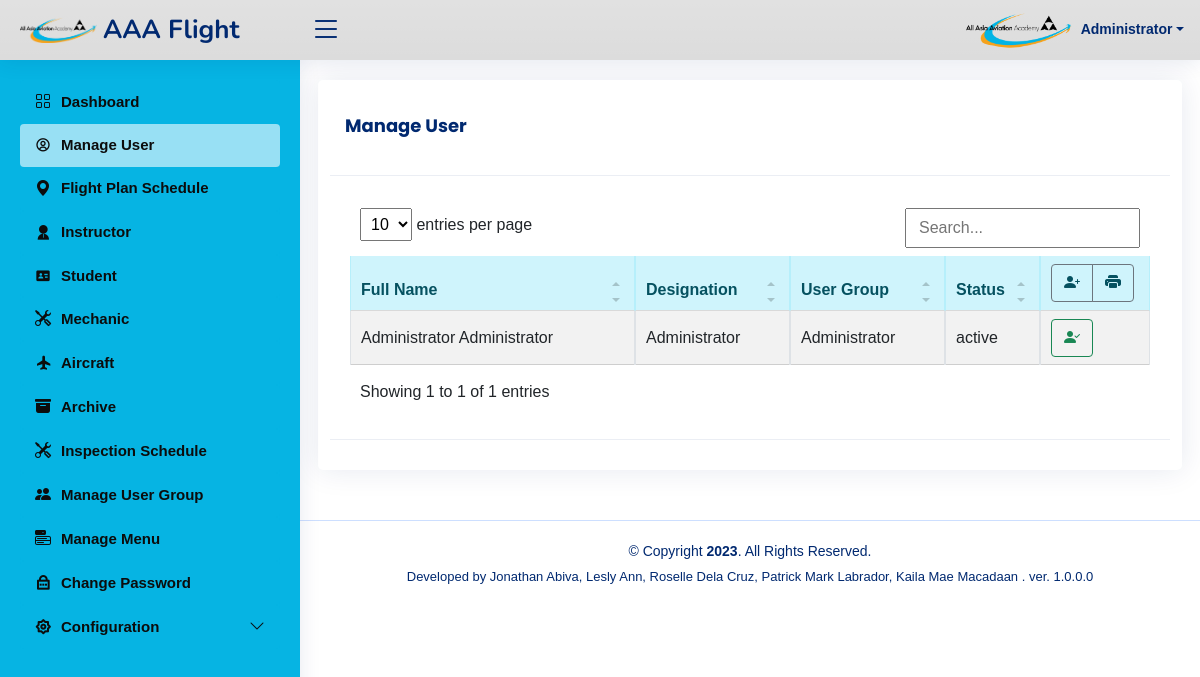
Page /aaaflight/user/user_list.php (signed in) on the committed database.
### tables this page shows
CREATE TABLE IF NOT EXISTS `user_menu` (
  `id` int NOT NULL AUTO_INCREMENT,
  `parent_id` char(5) DEFAULT NULL,
  `name` varchar(75) DEFAULT NULL,
  `href` varchar(100) DEFAULT NULL,
  `icon` varchar(100) DEFAULT NULL,
  `breadcrumbs` varchar(200) DEFAULT NULL,
  `status` varchar(10) DEFAULT NULL,
  `type` char(10) DEFAULT NULL,
  `description` varchar(100) DEFAULT NULL,
  `order` smallint DEFAULT '9999',
  PRIMARY KEY (`id`),
  KEY `id` (`id`)
);

CREATE TABLE IF NOT EXISTS `user` (
  `id` int unsigned NOT NULL AUTO_INCREMENT,
  `firstname` varchar(100) DEFAULT NULL,
  `middlename` varchar(100) DEFAULT NULL,
  `lastname` varchar(100) DEFAULT NULL,
  `extname` varchar(5) DEFAULT NULL,
  `date_of_birth` date DEFAULT NULL,
  `age` tinyint DEFAULT NULL,
  `place_of_birth` varchar(100) DEFAULT NULL,
  `nationality` varchar(50) DEFAULT NULL,
  `gender` varchar(10) DEFAULT NULL,
  `contact_no` varchar(50) DEFAULT NULL,
  `address` varchar(150) DEFAULT NULL,
  `designation` varchar(50) DEFAULT NULL,
  `blood_type` varchar(5) DEFAULT NULL,
  `contact_person` varchar(100) DEFAULT NULL,
  `contact_person_no` varchar(30) DEFAULT NULL,
  `username` varchar(50) DEFAULT NULL,
  `fil` varchar(50) DEFAULT NULL,
  `cpl` varchar(50) DEFAULT NULL,
  `ntc` varchar(50) DEFAULT NULL,
  `medl` varchar(50) DEFAULT NULL,
  `elp` varchar(50) DEFAULT NULL,
  `mecl` varchar(50) DEFAULT NULL,
  `password` varchar(200) DEFAULT NULL,
  `group` varchar(50) DEFAULT NULL,
  `status` varchar(50) DEFAULT 'active',
  `flight_status` varchar(100) DEFAULT NULL,
  `date_created` timestamp NULL DEFAULT CURRENT_TIMESTAMP,
  `date_modified` timestamp NULL DEFAULT CURRENT_TIMESTAMP ON UPDATE CURRENT_TIMESTAMP,
  PRIMARY KEY (`id`)
);

### aaaflight/connections/pdoconnect.php (called while the page is built, shortened)
<?php
		$app_title="AAA Flight";
		class DatabaseConnect{
			private $dbh;
			private $stmt;
			public function __construct(){
				$this->host      = $_ENV['host'];
				$this->user      = $_ENV['user'];
				$this->pass      = $_ENV['pass'];
				$this->dbname    = $_ENV['dbname'];
				$this->port      = $_ENV['port'];
					$dsn = 'mysql:host='.$this->host.';dbname='.$this->dbname.';port='.$this->port.';charset=utf8';
					$options = array(
						PDO::ATTR_PERSISTENT    => true,
						PDO::ATTR_ERRMODE       => PDO::ERRMODE_EXCEPTION
					);
					try{
						$this->dbh = new PDO($dsn, $this->user, $this->pass, $options);
					}
					catch(PDOException $e){
						echo '<span style="color:red;">Cannot connect to your database server or the system is temporarily down.</span>';
					}
				}
			public function query($query){
					$this->stmt = $this->dbh->prepare($query);
				}
			public function execute(){
					return $this->stmt->execute();
				}
			public function bind($param, $value, $type = null){
				if (is_null($type)) {
					switch (true) {
						case is_int($value):
							$type = PDO::PARAM_INT;
							break;
						default:
							$type = PDO::PARAM_STR;
					}
				}
				$this->stmt->bindValue($param, $value, $type);
				}
			public function rowset(){
					$this->execute();
					return $this->stmt->fetchAll(PDO::FETCH_ASSOC);
				}
			public function rowsingle(){
					$this->execute();
					return $this->stmt->fetch(PDO::FETCH_ASSOC);
				}
			public function rowcount(){
					return $this->stmt->rowCount();
				}
			public function close(){
				 try{
					$this->dbh=null;
				}  catch(PDOException $e){
						echo 'Cannot close your database connection.';
					}
				}
		}
class php_util{
	public function found_group($group,$menu_id){
	$sql_string="select r.id from `user_restriction` as `r`  where r.`group`=? and r.menu_id=?";
		$temp_db=new DatabaseConnect();
		$temp_db->query($sql_string);
		$temp_db->bind(1,$group);
		$temp_db->bind(2,$menu_id);
  		$temp_rs=$temp_db->rowsingle();
  		$found=$temp_db->rowcount();
  		if ($found>0)
  			{return 1;}
  		else
  			{return 0;}
	}
	public function get_active_menu($session_menu_name, $click_menu_name){
		if (!(strcmp($session_menu_name, $click_menu_name))){
			return 'active';
		}
	}
}

### aaaflight/admin/grant_checker.php (called while the page is built, shortened)
<?php
$phu=new php_util();
?>

### aaaflight/user/user_list.php (the view, shortened to what this page needs)
<?php require_once('../connections/pdoconnect.php'); ?>
<?php
$db=new DatabaseConnect();
$query_rs = "SELECT u.* FROM `user` u order by u.`lastname`, firstname, middlename";
$db->query($query_rs);
$rs=$db->rowset();
?>
<!DOCTYPE html>
<html lang="en">
<head>
</head>
<?php require_once('../template/phplink.php'); ?>
<body>
<?php require_once('../template/header.php'); ?>
<div class="card">
<div class="card-header"><h5 class="card-title"><strong><?php echo htmlentities($_SESSION['title']); ?></strong></h5></div>
            <div class="card-body">
<div class="row"><br></div>
<div class="table-responsive">
    <table id="tablelist" class="table table-striped table-hover table-responsive table-bordered" >
        <thead >
            <tr class="alert-info">
                <th>Full Name</th>
                <th>Designation</th>
                <th>User Group</th>
                <th>Status</th>
                <th data-sortable="false" width="110px">
                    <div class="btn-group" role="group" align="center">
                        <a href="user_new.php" class="btn btn-outline-secondary hidelink"><span class="bi-person-plus-fill"  data-toogle="tooltip" data-placement="bottom" title="New"></span> </a>
                        <a type="button" class="btn btn-outline-secondary" data-bs-toggle="modal" data-bs-target="#modalDialogPrint"><span class="bi-printer-fill"  data-toogle="tooltip" data-placement="bottom" title="Create Printable Form"></span></a>
                    </div>
                </th>
            </tr>
        </thead>
        <tbody>
<?php foreach ($rs as $rs_user){
    ?>
    <tr>
    <td class="align-middle"><?php echo htmlentities($rs_user['firstname']).' '.htmlentities($rs_user['lastname']).' '.htmlentities($rs_user['extname']); ?></td>
    <td class="align-middle"><?php echo htmlentities($rs_user['designation']); ?></td>
    <td class="align-middle"><?php echo htmlentities($rs_user['group']); ?></td>
    <td class="align-middle"><?php echo htmlentities($rs_user['status']); ?></td>
    <td  class="align-middle" width="110px">
        <div class="btn-group" role="group" align="center">
            <a href='user_update.php?recordID=<?php echo htmlentities($rs_user["id"]);?>' class="btn btn-outline-success" class="btn btn-primary " data-toogle="tooltip" data-placement="bottom" title="Update"><span class="bi-person-check-fill" ></span></a>
        </div>
    </td>
    </tr>
<?php } ?>
</tbody>
</table>
</div>
        </div>
    <div class="card-footer"></div>
</div>
<?php require_once('../template/footer.php'); ?>
</body>
</html>

### aaaflight/template/header.php (shortened to what this page needs)
<?php require_once('../connections/pdoconnect.php'); ?>
<?php
$db=new DatabaseConnect();
require_once('../admin/grant_checker.php'); ?>
<?php
    $query_rs = "SELECT *  FROM `user_menu` where `type`='m' and (id=parent_id) order by `order`,`parent_id`";
    $db->query($query_rs);
    $rs_menu=$db->rowset();
?>
      <header id="header" class="header fixed-top d-flex align-items-center">
         <div class="d-flex align-items-center justify-content-between"> <a href="#" class="logo d-flex align-items-center"> <img src="../images/logo.png" class="img-responsive" alt=""> <span class="d-none d-lg-block"><?php echo $app_title;?></span> </a>
         <i class="bi bi-list toggle-sidebar-btn"></i></div>
         <nav class="header-nav ms-auto">
            <ul class="d-flex align-items-center">
               <li class="nav-item dropdown pe-3">
                  <a class="nav-link nav-profile d-flex align-items-center pe-0" href="#" data-bs-toggle="dropdown">
                     <img src="
                     <?php $filename='../images/user/'.$_SESSION['MM_ID'].'.jpg';
                           if (file_exists($filename)) {
                              echo $filename;
                           } else {
                              echo $app_user_image_default;}?>" ;
                     alt="Profile" class="rounded-circle"> <span class="d-none d-md-block dropdown-toggle ps-2"><?php echo $_SESSION['MM_FullName'];?></span> </a>
               </li>
            </ul>
         </nav>
      </header>
      <aside id="sidebar" class="sidebar">
         <ul class="sidebar-nav" id="sidebar-nav">
        <?php
        foreach ($rs_menu as $row_rs_menu){
             $query_rssub = "SELECT * FROM `user_menu` WHERE `parent_id` = ? and `id`!=`parent_id` and `type`='m' order by `order`";
             $db->query($query_rssub);
             $db->bind(1,$row_rs_menu['id']);
             $totalRows_rssub=$db->rowcount();
             if ($totalRows_rssub==0) {
                 if (!(strcmp($phu-> found_group($_SESSION['MM_UserGroup'],$row_rs_menu['id']),1))){
                    echo '<li> <a class="nav-link '.$phu->get_active_menu($_SESSION['title'],htmlentities($row_rs_menu["name"])).'"  href="'.htmlentities($row_rs_menu["href"]).'"> <i class="'.htmlentities($row_rs_menu["icon"]).'"></i><span>'. htmlentities($row_rs_menu["name"]).'</span> </a>';}
                 }
             elseif ($totalRows_rssub>0){
                if (!(strcmp($phu-> found_group($_SESSION['MM_UserGroup'],$row_rs_menu['id']),1))) {
                    echo '<a class="nav-link collapsed" data-bs-target="#'.htmlentities($row_rs_menu["description"]).'" data-bs-toggle="collapse" href="#"> <i class="'.htmlentities($row_rs_menu["icon"]).'"></i><span>'.htmlentities($row_rs_menu["name"]).'</span><i class="bi bi-chevron-down ms-auto"></i> </a>';
                }
            }
            echo '</li>';
        }
        ?>
         </ul>
      </aside>
      <main id="main" class="main" >
         <section class="section dashboard">
            <div class="row">

### aaaflight/template/header.php (style rules this page uses)
body { background-image: url('../images/bgdashboard.jpg'); }

### rows in the picture
user_menu: name "Dashboard"
user_menu: name "Manage User"
user_menu: name "Flight Plan Schedule"
user_menu: name "Instructor"
user_menu: name "Student"
user_menu: name "Mechanic"
user_menu: name "Aircraft"
user_menu: name "Archive"
user_menu: name "Inspection Schedule"
user_menu: name "Manage User Group"
user_menu: name "Manage Menu"
user_menu: name "Change Password"
user_menu: name "Configuration"
user: firstname "Administrator", lastname "Administrator", designation "Administrator", group "Administrator", status "active"

### other values in the picture
$app_title "AAA Flight"
$_SESSION['MM_FullName'] "Administrator"
$_SESSION['title'] "Manage User"
$app_footer "Developed by Jonathan Abiva, Lesly Ann, Roselle Dela Cruz, Patrick Mark Labrador, Kaila Mae Macadaan . ver. 1.0.0.0"
